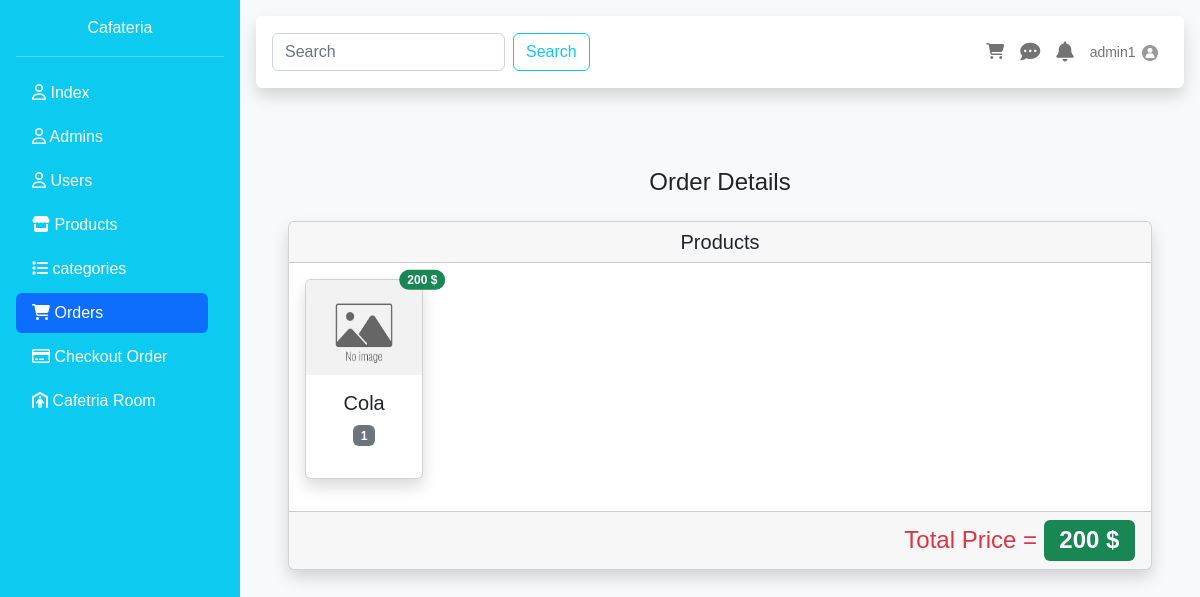
Screenshot of /order.php?show=7 (signed in) with the database file from the repository.
### tables this page shows
CREATE TABLE `order_items` (
  `id` int(10) UNSIGNED NOT NULL,
  `order_id` int(10) UNSIGNED NOT NULL,
  `product_id` int(10) UNSIGNED NOT NULL,
  `product_price` float NOT NULL,
  `quantity` int(11) NOT NULL DEFAULT 1,
  `total_price` float NOT NULL,
  `created_at` timestamp NOT NULL DEFAULT current_timestamp()
);

CREATE TABLE `products` (
  `id` int(10) UNSIGNED NOT NULL,
  `name` varchar(255) NOT NULL,
  `description` text DEFAULT NULL,
  `price` float NOT NULL,
  `picture` varchar(255) NOT NULL,
  `category_id` int(10) UNSIGNED NOT NULL,
  `status` enum('Available','Not Available') DEFAULT 'Available',
  `created_at` timestamp NOT NULL DEFAULT current_timestamp()
);

CREATE TABLE `orders` (
  `id` int(10) UNSIGNED NOT NULL,
  `user_id` int(10) UNSIGNED NOT NULL,
  `total_price` float NOT NULL,
  `tax` float NOT NULL DEFAULT 0.1,
  `total_price_after_tax` float NOT NULL,
  `status` enum('Processing','Out For Delivery','Done','Cancelled') DEFAULT 'Processing',
  `notes` text DEFAULT NULL,
  `room_id` int(10) UNSIGNED NOT NULL,
  `order_date` timestamp NOT NULL DEFAULT current_timestamp()
);

### DataBase/DBCLass.php (called while the page is built, shortened)
<?php
require "connect.php";
class Table extends Database{
    public $TbName;
    public function __construct($tableName){
        $this->TbName = $tableName;
    }
    public function FindById($cond,$value){
        $sql = "SELECT * FROM {$this->TbName} WHERE $cond = :val";
        $Sel = parent::connect()->prepare($sql);
        $Sel->execute(['val' => $value]);
        if($Sel->rowCount() > 0){
            $result = $Sel->fetch();
            return $result;
        }else{
            throw new Exception("is not Found");
        }
    }
    public function SelectInnerJoinTable($tableName,array $firstTableColumns,array $secondTableColumns,$condition, $condition2 = 1){
        $firstRequiredColumns=array();
        $secondRequiredColumns=array();
        foreach ($firstTableColumns as $col){
            $firstRequiredColumns[]="$tableName"."."."$col";
        }
        foreach ($secondTableColumns as $col){
            $secondRequiredColumns[]="$this->TbName"."."."$col";
        }
        $statement="SELECT ".implode(",",$firstRequiredColumns).",".implode(",",$secondRequiredColumns)." FROM $this->TbName inner join $tableName on $condition where $condition2";
        try {
            $selected=parent::connect()->query($statement);
            return $selected;
        }catch (PDOException $e){
            throw new Exception("PDO Error: ". $e->getMessage() );
        }
    }
}
?>

### DataBase/connect.php (called while the page is built, shortened)
<?php
class Database{
    static protected $connection = false ;
    private static $server = 'localhost';
    private static $root = "root";
    private static $pass = "";
    private static $Db = "cafeteria";
    public static function connect(){
        if(!self::$connection){
            try {
                self::$connection = new PDO("mysql:host=".self::$server.";dbname=".self::$Db."", self::$root, self::$pass);
            } catch (PDOException $e) {
                die("PDO CONNECTION ERROR: " . $e->getMessage() . "<br/>");
            }
        }
        return self::$connection;
    }
}
?>

### orders/show.php (the view, shortened to what this page needs)
<div class="row">
    <div class="col-lg-12">
        <div class="p-5">
            <div class="text-center">
                <h2 class="h4 text-gray-900 mb-4">Order Details</h2>
            </div>
            <div class="col">
                <div class="card shadow">
                    <h5 class="card-header text-center">Products</h5>
                    <div class="card-body">
                        <div class="row row-cols-2 row-cols-md-4 row-cols-lg-6 g-4 justify-content-start align-items-center mb-3">
                            <?php
                            foreach($orderItems as $orderItem) {?>
                                <?php $product = $products->FindById('id',$orderItem['product_id']);
                                if ($product) {?>
                                    <div class="col product_card">
                                        <div class="card shadow position-relative" style="height:200px">
                                            <img class="card-img-top" style="height: 15vh" src="uploads/<?=$product['picture']?>" alt="...">
                                            <div class="card-body text-center">
                                                <h5 class="card-title text-center"><?=$product['name']?></h5>
                                                <p class="badge text-bg-secondary"><?=$orderItem['quantity']?></p>
                                            </div>
                                            <span class="position-absolute top-0 start-100 translate-middle badge rounded-pill bg-success">
                                                <?=$orderItem['product_price']?> $
                                            </span>
                                        </div>
                                    </div>
                                <?php }?>
                            <?php }?>
                        </div>
                    </div>
                    <div class="card-footer d-flex justify-content-end">
                        <div>
                            <span class="text-danger fs-4">Total Price = </span>
                            <span class="badge text-bg-success fs-4"><?=$SelOrder['total_price']?> $</span>
                        </div>
                    </div>
                </div>
            </div>
        </div>
    </div>
</div>

### include/navbar.php (shortened to what this page needs)
<?php
    $newTable = new Table('admins');
    $currentAdmin = $newTable->FindById('id',$_SESSION['id']);
?>
<div id="body_content" class="bg-light flex-fill">
    <div class="p-3">
        <nav class="navbar navbar-expand-lg bg-white shadow rounded p-3 mb-3">
            <form class="d-flex" role="search">
                <input class="form-control me-2" type="search" placeholder="Search" aria-label="Search">
                <button class="btn btn-outline-info" type="submit">Search</button>
            </form>
            <ul class="navbar-nav ms-auto d-flex flex-row">
                <li class="nav-item me-3 me-lg-0">
                    <a class="nav-link" href="#!">
                        <i class="fas fa-shopping-cart"></i>
                    </a>
                </li>
                <li class="nav-item me-3 me-lg-0">
                    <a class="nav-link" href="#!">
                        <i class="fas fa-comment-dots fa-lg"></i>
                    </a>
                </li>
                <li class="nav-item me-3 me-lg-0">
                    <a class="nav-link" href="#!">
                        <i class="fas fa-bell fa-lg"></i>
                    </a>
                </li>
                <li class="nav-item dropdown me-3 me-lg-0">
                    <a class="nav-link dropdown-toggle" href="#" id="userDropdown" role="button" data-bs-toggle="dropdown" aria-expanded="false">
                    <span class="mr-2 d-none d-lg-inline text-gray-600 small"><?=$currentAdmin['username']?></span>
                        <img class="rounded-circle" src="uploads/<?= $currentAdmin['profile_picture']?>" width="20px" height="20px">
                    </a>
                </li>
            </ul>
        </nav>
    </div>

### include/sidebar.php (style rules this page uses)
html, body { height: 100%; font-family: 'Ubuntu', sans-serif; }
.dropdown-toggle::after { content: none; }

### rows the page displays
order_items: product.picture (placeholder picture), product.name "Cola", quantity "1", product_price "200"
orders: total_price "200"

### other values shown
$currentAdmin['username'] "admin1"
